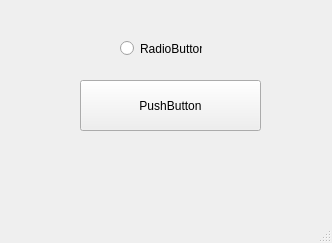
<?xml version="1.0" encoding="UTF-8"?>
<ui version="4.0">
 <class>VentanaPrincipal</class>
 <widget class="QMainWindow" name="VentanaPrincipal">
  <property name="geometry">
   <rect>
    <x>0</x>
    <y>0</y>
    <width>332</width>
    <height>243</height>
   </rect>
  </property>
  <property name="windowTitle">
   <string>MainWindow</string>
  </property>
  <widget class="QWidget" name="centralwidget">
   <widget class="QPushButton" name="pushButton">
    <property name="geometry">
     <rect>
      <x>80</x>
      <y>80</y>
      <width>181</width>
      <height>51</height>
     </rect>
    </property>
    <property name="text">
     <string>PushButton</string>
    </property>
   </widget>
   <widget class="QRadioButton" name="radioButton">
    <property name="geometry">
     <rect>
      <x>120</x>
      <y>40</y>
      <width>82</width>
      <height>17</height>
     </rect>
    </property>
    <property name="text">
     <string>RadioButton</string>
    </property>
   </widget>
  </widget>
  <widget class="QMenuBar" name="menubar">
   <property name="geometry">
    <rect>
     <x>0</x>
     <y>0</y>
     <width>332</width>
     <height>21</height>
    </rect>
   </property>
  </widget>
  <widget class="QStatusBar" name="statusbar"/>
 </widget>
 <resources/>
 <connections/>
</ui>
